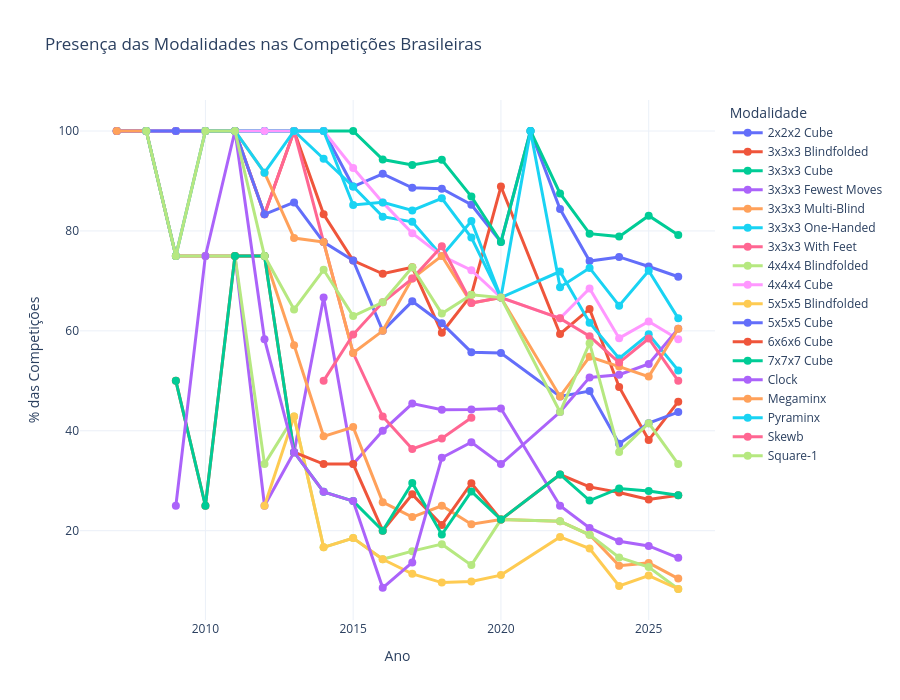

The code cell stored with this chart in its notebook:
### Code cell
fig_percentage_brazil = plot_event_presence_pct(df_final, 'Presença das Modalidades nas Competições Brasileiras')
fig_percentage_brazil

### Figure 1 — Plotly figure (JSON) as saved in the notebook; plotly's stock layout.template omitted (floating-point values rounded to 4 significant figures)
{"data": [{"hovertemplate": "<b>%{fullData.name}</b><br>Ano: %{x}<br>Presença: %{y:.1f}%<extra></extra>", "line": {"width": 3}, "marker": {"size": 8}, "mode": "lines+markers", "name": "2x2x2 Cube", "type": "scatter", "x": [2007, 2008, 2009, 2010, 2011, 2012, 2013, 2014, 2015, 2016, 2017, 2018, 2019, 2020, 2021, 2022, 2023, 2024, 2025, 2026], "y": [100.0, 100.0, 100.0, 100.0, 100.0, 100.0, 100.0, 100.0, 88.89, 91.43, 88.64, 88.46, 85.25, 77.78, 100.0, 84.38, 73.97, 74.8, 72.88, 70.83]}, {"hovertemplate": "<b>%{fullData.name}</b><br>Ano: %{x}<br>Presença: %{y:.1f}%<extra></extra>", "line": {"width": 3}, "marker": {"size": 8}, "mode": "lines+markers", "name": "3x3x3 Blindfolded", "type": "scatter", "x": [2007, 2008, 2009, 2010, 2011, 2012, 2013, 2014, 2015, 2016, 2017, 2018, 2019, 2020, 2022, 2023, 2024, 2025, 2026], "y": [100.0, 100.0, 100.0, 100.0, 100.0, 83.33, 100.0, 83.33, 74.07, 71.43, 72.73, 59.62, 67.21, 88.89, 59.38, 64.38, 48.78, 38.14, 45.83]}, {"hovertemplate": "<b>%{fullData.name}</b><br>Ano: %{x}<br>Presença: %{y:.1f}%<extra></extra>", "line": {"width": 3}, "marker": {"size": 8}, "mode": "lines+markers", "name": "3x3x3 Cube", "type": "scatter", "x": [2007, 2008, 2009, 2010, 2011, 2012, 2013, 2014, 2015, 2016, 2017, 2018, 2019, 2020, 2021, 2022, 2023, 2024, 2025, 2026], "y": [100.0, 100.0, 100.0, 100.0, 100.0, 100.0, 100.0, 100.0, 100.0, 94.29, 93.18, 94.23, 86.89, 77.78, 100.0, 87.5, 79.45, 78.86, 83.05, 79.17]}, {"hovertemplate": "<b>%{fullData.name}</b><br>Ano: %{x}<br>Presença: %{y:.1f}%<extra></extra>", "line": {"width": 3}, "marker": {"size": 8}, "mode": "lines+markers", "name": "3x3x3 Fewest Moves", "type": "scatter", "x": [2008, 2009, 2010, 2011, 2012, 2013, 2014, 2015, 2016, 2017, 2018, 2019, 2020, 2022, 2023, 2024, 2025, 2026], "y": [100.0, 75.0, 75.0, 75.0, 25.0, 35.71, 66.67, 33.33, 40.0, 45.45, 44.23, 44.26, 44.44, 25.0, 20.55, 17.89, 16.95, 14.58]}, {"hovertemplate": "<b>%{fullData.name}</b><br>Ano: %{x}<br>Presença: %{y:.1f}%<extra></extra>", "line": {"width": 3}, "marker": {"size": 8}, "mode": "lines+markers", "name": "3x3x3 Multi-Blind", "type": "scatter", "x": [2008, 2009, 2010, 2011, 2012, 2013, 2014, 2015, 2016, 2017, 2018, 2019, 2020, 2022, 2023, 2024, 2025, 2026], "y": [100.0, 75.0, 75.0, 75.0, 75.0, 57.14, 38.89, 40.74, 25.71, 22.73, 25.0, 21.31, 22.22, 21.88, 19.18, 13.01, 13.56, 10.42]}, {"hovertemplate": "<b>%{fullData.name}</b><br>Ano: %{x}<br>Presença: %{y:.1f}%<extra></extra>", "line": {"width": 3}, "marker": {"size": 8}, "mode": "lines+markers", "name": "3x3x3 One-Handed", "type": "scatter", "x": [2008, 2009, 2010, 2011, 2012, 2013, 2014, 2015, 2016, 2017, 2018, 2019, 2020, 2022, 2023, 2024, 2025, 2026], "y": [100.0, 100.0, 100.0, 100.0, 100.0, 100.0, 94.44, 88.89, 82.86, 81.82, 75.0, 81.97, 66.67, 71.88, 61.64, 54.47, 59.32, 52.08]}, {"hovertemplate": "<b>%{fullData.name}</b><br>Ano: %{x}<br>Presença: %{y:.1f}%<extra></extra>", "line": {"width": 3}, "marker": {"size": 8}, "mode": "lines+markers", "name": "3x3x3 With Feet", "type": "scatter", "x": [2007, 2009, 2010, 2011, 2012, 2013, 2014, 2015, 2016, 2017, 2018, 2019], "y": [100.0, 100.0, 100.0, 100.0, 83.33, 100.0, 77.78, 55.56, 42.86, 36.36, 38.46, 42.62]}, {"hovertemplate": "<b>%{fullData.name}</b><br>Ano: %{x}<br>Presença: %{y:.1f}%<extra></extra>", "line": {"width": 3}, "marker": {"size": 8}, "mode": "lines+markers", "name": "4x4x4 Blindfolded", "type": "scatter", "x": [2008, 2009, 2010, 2011, 2012, 2013, 2014, 2015, 2016, 2017, 2018, 2019, 2020, 2022, 2023, 2024, 2025, 2026], "y": [100.0, 75.0, 75.0, 75.0, 33.33, 42.86, 16.67, 18.52, 14.29, 15.91, 17.31, 13.11, 22.22, 21.88, 19.18, 14.63, 12.71, 8.333]}, {"hovertemplate": "<b>%{fullData.name}</b><br>Ano: %{x}<br>Presença: %{y:.1f}%<extra></extra>", "line": {"width": 3}, "marker": {"size": 8}, "mode": "lines+markers", "name": "4x4x4 Cube", "type": "scatter", "x": [2007, 2008, 2009, 2010, 2011, 2012, 2013, 2014, 2015, 2016, 2017, 2018, 2019, 2020, 2022, 2023, 2024, 2025, 2026], "y": [100.0, 100.0, 100.0, 100.0, 100.0, 100.0, 100.0, 100.0, 92.59, 85.71, 79.55, 75.0, 72.13, 66.67, 62.5, 68.49, 58.54, 61.86, 58.33]}, {"hovertemplate": "<b>%{fullData.name}</b><br>Ano: %{x}<br>Presença: %{y:.1f}%<extra></extra>", "line": {"width": 3}, "marker": {"size": 8}, "mode": "lines+markers", "name": "5x5x5 Blindfolded", "type": "scatter", "x": [2012, 2013, 2014, 2015, 2016, 2017, 2018, 2019, 2020, 2022, 2023, 2024, 2025, 2026], "y": [25.0, 42.86, 16.67, 18.52, 14.29, 11.36, 9.615, 9.836, 11.11, 18.75, 16.44, 8.943, 11.02, 8.333]}, {"hovertemplate": "<b>%{fullData.name}</b><br>Ano: %{x}<br>Presença: %{y:.1f}%<extra></extra>", "line": {"width": 3}, "marker": {"size": 8}, "mode": "lines+markers", "name": "5x5x5 Cube", "type": "scatter", "x": [2007, 2008, 2009, 2010, 2011, 2012, 2013, 2014, 2015, 2016, 2017, 2018, 2019, 2020, 2022, 2023, 2024, 2025, 2026], "y": [100.0, 100.0, 100.0, 100.0, 100.0, 83.33, 85.71, 77.78, 74.07, 60.0, 65.91, 61.54, 55.74, 55.56, 46.88, 47.95, 37.4, 41.53, 43.75]}, {"hovertemplate": "<b>%{fullData.name}</b><br>Ano: %{x}<br>Presença: %{y:.1f}%<extra></extra>", "line": {"width": 3}, "marker": {"size": 8}, "mode": "lines+markers", "name": "6x6x6 Cube", "type": "scatter", "x": [2009, 2010, 2011, 2012, 2013, 2014, 2015, 2016, 2017, 2018, 2019, 2020, 2022, 2023, 2024, 2025, 2026], "y": [50.0, 25.0, 75.0, 75.0, 35.71, 33.33, 33.33, 20.0, 27.27, 21.15, 29.51, 22.22, 31.25, 28.77, 27.64, 26.27, 27.08]}, {"hovertemplate": "<b>%{fullData.name}</b><br>Ano: %{x}<br>Presença: %{y:.1f}%<extra></extra>", "line": {"width": 3}, "marker": {"size": 8}, "mode": "lines+markers", "name": "7x7x7 Cube", "type": "scatter", "x": [2009, 2010, 2011, 2012, 2013, 2014, 2015, 2016, 2017, 2018, 2019, 2020, 2022, 2023, 2024, 2025, 2026], "y": [50.0, 25.0, 75.0, 75.0, 35.71, 27.78, 25.93, 20.0, 29.55, 19.23, 27.87, 22.22, 31.25, 26.03, 28.46, 27.97, 27.08]}, {"hovertemplate": "<b>%{fullData.name}</b><br>Ano: %{x}<br>Presença: %{y:.1f}%<extra></extra>", "line": {"width": 3}, "marker": {"size": 8}, "mode": "lines+markers", "name": "Clock", "type": "scatter", "x": [2009, 2010, 2011, 2012, 2013, 2014, 2015, 2016, 2017, 2018, 2019, 2020, 2022, 2023, 2024, 2025, 2026], "y": [25.0, 75.0, 100.0, 58.33, 35.71, 27.78, 25.93, 8.571, 13.64, 34.62, 37.7, 33.33, 43.75, 50.68, 51.22, 53.39, 60.42]}, {"hovertemplate": "<b>%{fullData.name}</b><br>Ano: %{x}<br>Presença: %{y:.1f}%<extra></extra>", "line": {"width": 3}, "marker": {"size": 8}, "mode": "lines+markers", "name": "Megaminx", "type": "scatter", "x": [2007, 2008, 2009, 2010, 2011, 2012, 2013, 2014, 2015, 2016, 2017, 2018, 2019, 2020, 2022, 2023, 2024, 2025, 2026], "y": [100.0, 100.0, 75.0, 100.0, 100.0, 91.67, 78.57, 77.78, 55.56, 60.0, 70.45, 75.0, 65.57, 66.67, 46.88, 54.79, 52.85, 50.85, 60.42]}, {"hovertemplate": "<b>%{fullData.name}</b><br>Ano: %{x}<br>Presença: %{y:.1f}%<extra></extra>", "line": {"width": 3}, "marker": {"size": 8}, "mode": "lines+markers", "name": "Pyraminx", "type": "scatter", "x": [2008, 2009, 2010, 2011, 2012, 2013, 2014, 2015, 2016, 2017, 2018, 2019, 2020, 2021, 2022, 2023, 2024, 2025, 2026], "y": [100.0, 75.0, 100.0, 100.0, 91.67, 100.0, 100.0, 85.19, 85.71, 84.09, 86.54, 78.69, 66.67, 100.0, 68.75, 72.6, 65.04, 72.03, 62.5]}, {"hovertemplate": "<b>%{fullData.name}</b><br>Ano: %{x}<br>Presença: %{y:.1f}%<extra></extra>", "line": {"width": 3}, "marker": {"size": 8}, "mode": "lines+markers", "name": "Skewb", "type": "scatter", "x": [2014, 2015, 2016, 2017, 2018, 2019, 2020, 2022, 2023, 2024, 2025, 2026], "y": [50.0, 59.26, 65.71, 70.45, 76.92, 65.57, 66.67, 62.5, 58.9, 53.66, 58.47, 50.0]}, {"hovertemplate": "<b>%{fullData.name}</b><br>Ano: %{x}<br>Presença: %{y:.1f}%<extra></extra>", "line": {"width": 3}, "marker": {"size": 8}, "mode": "lines+markers", "name": "Square-1", "type": "scatter", "x": [2008, 2009, 2010, 2011, 2012, 2013, 2014, 2015, 2016, 2017, 2018, 2019, 2020, 2022, 2023, 2024, 2025, 2026], "y": [100.0, 75.0, 100.0, 100.0, 75.0, 64.29, 72.22, 62.96, 65.71, 72.73, 63.46, 67.21, 66.67, 43.75, 57.53, 35.77, 41.53, 33.33]}], "layout": {"height": 700, "hovermode": "closest", "legend": {"itemclick": "toggle", "itemdoubleclick": "toggleothers", "title": {"text": "Modalidade"}}, "title": {"text": "Presença das Modalidades nas Competições Brasileiras"}, "xaxis": {"title": {"text": "Ano"}}, "yaxis": {"title": {"text": "% das Competições"}}}}
